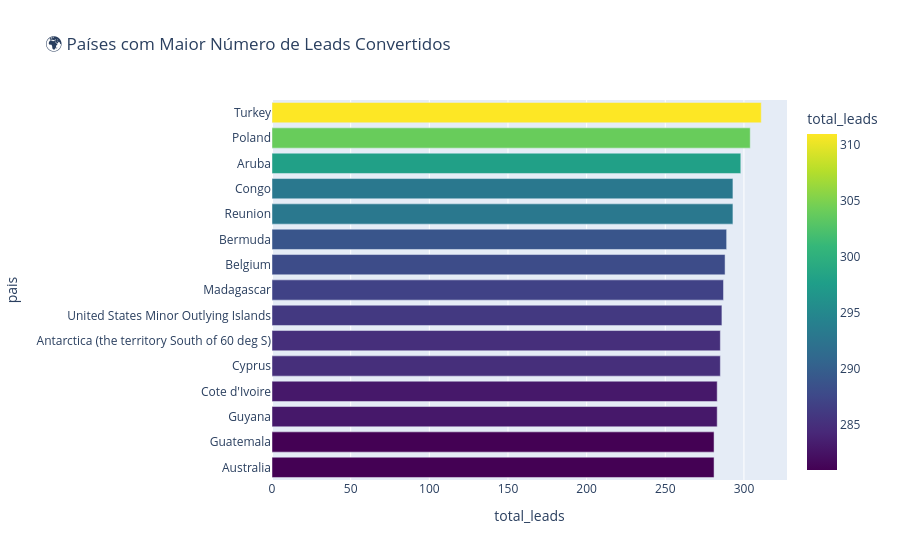

Notebook source saved alongside this figure:
### Markdown cell above
## 🌍 País com Maior Número de Leads Convertidos

### Code cell
import plotly.express as px

# Converter a coluna de data
df['data_cadastro'] = pd.to_datetime(df['data_cadastro'])

# Leads convertidos por país
df_convertidos = df[df['foi_convertido']]

pais_leads = df_convertidos['pais'].value_counts().nlargest(15).reset_index()
pais_leads.columns = ['pais', 'total_leads']

fig_leads = px.bar(
    pais_leads,
    x='total_leads',
    y='pais',
    orientation='h',
    title='🌍 Países com Maior Número de Leads Convertidos',
    color='total_leads',
    color_continuous_scale='Viridis',
    hover_data={'total_leads': True, 'pais': False}
)
fig_leads.update_layout(yaxis={'categoryorder': 'total ascending'})
fig_leads.show()

### Figure 1 — Plotly figure (JSON) as saved in the notebook; plotly's stock layout.template omitted (floating-point values rounded to 4 significant figures)
{"data": [{"hovertemplate": "total_leads=%{marker.color}<extra></extra>", "legendgroup": "", "marker": {"color": [311, 304, 298, 293, 293, 289, 288, 287, 286, 285, 285, 283, 283, 281, 281], "coloraxis": "coloraxis", "pattern": {"shape": ""}}, "name": "", "orientation": "h", "showlegend": false, "textposition": "auto", "type": "bar", "x": [311, 304, 298, 293, 293, 289, 288, 287, 286, 285, 285, 283, 283, 281, 281], "xaxis": "x", "y": ["Turkey", "Poland", "Aruba", "Reunion", "Congo", "Bermuda", "Belgium", "Madagascar", "United States Minor Outlying Islands", "Cyprus", "Antarctica (the territory South of 60 deg S)", "Guyana", "Cote d'Ivoire", "Australia", "Guatemala"], "yaxis": "y"}], "layout": {"barmode": "relative", "coloraxis": {"colorbar": {"title": {"text": "total_leads"}}, "colorscale": [[0, "#440154"], [0.1111, "#482878"], [0.2222, "#3e4989"], [0.3333, "#31688e"], [0.4444, "#26828e"], [0.5556, "#1f9e89"], [0.6667, "#35b779"], [0.7778, "#6ece58"], [0.8889, "#b5de2b"], [1, "#fde725"]]}, "legend": {"tracegroupgap": 0}, "title": {"text": "🌍 Países com Maior Número de Leads Convertidos"}, "xaxis": {"anchor": "y", "domain": [0, 1], "title": {"text": "total_leads"}}, "yaxis": {"anchor": "x", "categoryorder": "total ascending", "domain": [0, 1], "title": {"text": "pais"}}}}
